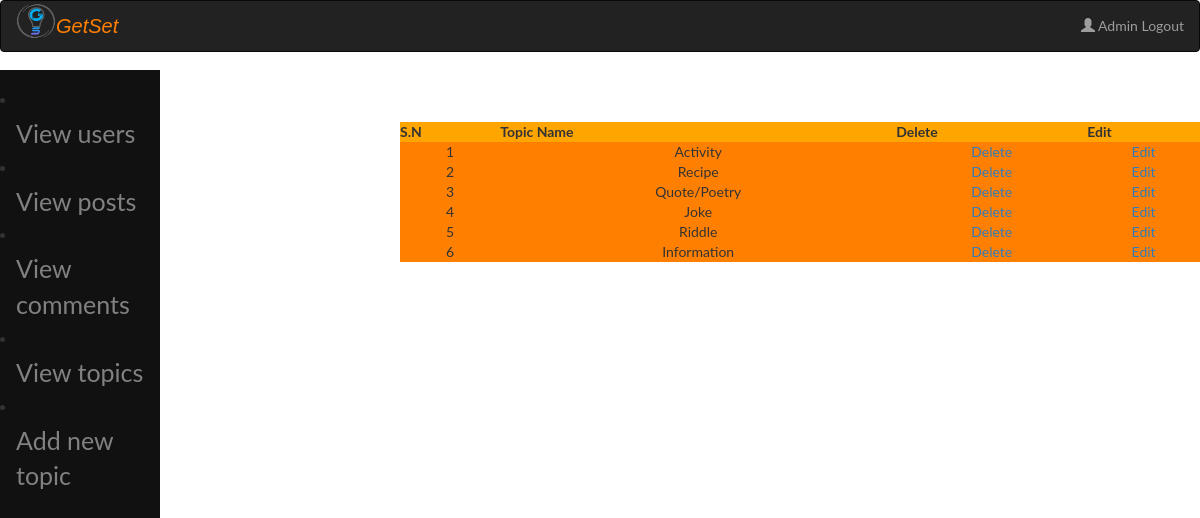
Screenshot of /admin/index.php?view_topics with the database file from the repository.
### tables this page shows
CREATE TABLE `topics` (
  `topic_id` int(11) NOT NULL,
  `topic_name` varchar(255) NOT NULL
);

### admin/includes/view_topics.php (the view, shortened to what this page needs)
<table align="center" width="800" bgcolor="skyblue">
<tr bgcolor="orange" border="1">
<th>S.N</th>
<th>Topic Name</th>
<th>Delete</th>
<th>Edit</th>
</tr>
<?php
include("includes/connection.php");
$sel_topic = "select * from topics ORDER by 1 DESC";
$run_topic= mysqli_query($con,$sel_topic);
$i=0;
while($row_topic = mysqli_fetch_array($run_topic)){
	$id = $row_topic['topic_id'];
	$name = $row_topic['topic_name'];
	$i++;
			?>
			<tr align="center">
	    <td><?php echo $i; ?></td>
	    <td><?php echo $name;?></td>
		<td><a href="index.php?view_topics&delete=<?php echo $id;?>">Delete</a></td>
		<td><a href="index.php?view_topics&edit=<?php echo $id;?>">Edit</a></td>
</tr>
<?php }  ?>
</table>

### admin/admin_style.css (style rules this page uses)
body { background-color:none; }

### admin/index.php (style rules this page uses)
body { font-family: "Lato", sans-serif; }

### rows the page displays
topics: topic_name "Activity"
topics: topic_name "Recipe"
topics: topic_name "Quote/Poetry"
topics: topic_name "Joke"
topics: topic_name "Riddle"
topics: topic_name "Information"
